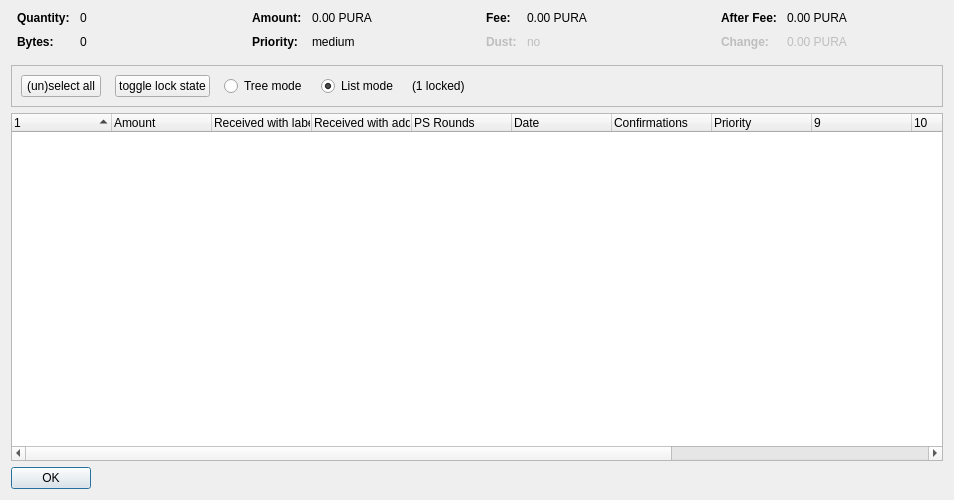
<?xml version="1.0" encoding="UTF-8"?>
<ui version="4.0">
 <class>CoinControlDialog</class>
 <widget class="QDialog" name="CoinControlDialog">
  <property name="geometry">
   <rect>
    <x>0</x>
    <y>0</y>
    <width>954</width>
    <height>500</height>
   </rect>
  </property>
  <property name="windowTitle">
   <string>Coin Selection</string>
  </property>
  <layout class="QVBoxLayout" name="verticalLayout">
   <item>
    <layout class="QHBoxLayout" name="horizontalLayoutTop" stretch="0,0,0,0">
     <property name="topMargin">
      <number>0</number>
     </property>
     <property name="bottomMargin">
      <number>10</number>
     </property>
     <item>
      <layout class="QFormLayout" name="formLayoutCoinControl1">
       <property name="horizontalSpacing">
        <number>10</number>
       </property>
       <property name="verticalSpacing">
        <number>10</number>
       </property>
       <property name="leftMargin">
        <number>6</number>
       </property>
       <property name="rightMargin">
        <number>6</number>
       </property>
       <item row="0" column="0">
        <widget class="QLabel" name="labelCoinControlQuantityText">
         <property name="font">
          <font>
           <weight>75</weight>
           <bold>true</bold>
          </font>
         </property>
         <property name="text">
          <string>Quantity:</string>
         </property>
        </widget>
       </item>
       <item row="0" column="1">
        <widget class="QLabel" name="labelCoinControlQuantity">
         <property name="cursor">
          <cursorShape>IBeamCursor</cursorShape>
         </property>
         <property name="contextMenuPolicy">
          <enum>Qt::ActionsContextMenu</enum>
         </property>
         <property name="text">
          <string notr="true">0</string>
         </property>
         <property name="textInteractionFlags">
          <set>Qt::LinksAccessibleByMouse|Qt::TextSelectableByKeyboard|Qt::TextSelectableByMouse</set>
         </property>
        </widget>
       </item>
       <item row="1" column="0">
        <widget class="QLabel" name="labelCoinControlBytesText">
         <property name="font">
          <font>
           <weight>75</weight>
           <bold>true</bold>
          </font>
         </property>
         <property name="text">
          <string>Bytes:</string>
         </property>
        </widget>
       </item>
       <item row="1" column="1">
        <widget class="QLabel" name="labelCoinControlBytes">
         <property name="cursor">
          <cursorShape>IBeamCursor</cursorShape>
         </property>
         <property name="contextMenuPolicy">
          <enum>Qt::ActionsContextMenu</enum>
         </property>
         <property name="text">
          <string notr="true">0</string>
         </property>
         <property name="textInteractionFlags">
          <set>Qt::LinksAccessibleByMouse|Qt::TextSelectableByKeyboard|Qt::TextSelectableByMouse</set>
         </property>
        </widget>
       </item>
      </layout>
     </item>
     <item>
      <layout class="QFormLayout" name="formLayoutCoinControl2">
       <property name="horizontalSpacing">
        <number>10</number>
       </property>
       <property name="verticalSpacing">
        <number>10</number>
       </property>
       <property name="leftMargin">
        <number>6</number>
       </property>
       <property name="rightMargin">
        <number>6</number>
       </property>
       <item row="0" column="0">
        <widget class="QLabel" name="labelCoinControlAmountText">
         <property name="font">
          <font>
           <weight>75</weight>
           <bold>true</bold>
          </font>
         </property>
         <property name="text">
          <string>Amount:</string>
         </property>
        </widget>
       </item>
       <item row="0" column="1">
        <widget class="QLabel" name="labelCoinControlAmount">
         <property name="cursor">
          <cursorShape>IBeamCursor</cursorShape>
         </property>
         <property name="contextMenuPolicy">
          <enum>Qt::ActionsContextMenu</enum>
         </property>
         <property name="text">
          <string notr="true">0.00 PURA</string>
         </property>
         <property name="textInteractionFlags">
          <set>Qt::LinksAccessibleByMouse|Qt::TextSelectableByKeyboard|Qt::TextSelectableByMouse</set>
         </property>
        </widget>
       </item>
       <item row="1" column="0">
        <widget class="QLabel" name="labelCoinControlPriorityText">
         <property name="font">
          <font>
           <weight>75</weight>
           <bold>true</bold>
          </font>
         </property>
         <property name="text">
          <string>Priority:</string>
         </property>
        </widget>
       </item>
       <item row="1" column="1">
        <widget class="QLabel" name="labelCoinControlPriority">
         <property name="cursor">
          <cursorShape>IBeamCursor</cursorShape>
         </property>
         <property name="contextMenuPolicy">
          <enum>Qt::ActionsContextMenu</enum>
         </property>
         <property name="text">
          <string>medium</string>
         </property>
         <property name="textInteractionFlags">
          <set>Qt::LinksAccessibleByMouse|Qt::TextSelectableByKeyboard|Qt::TextSelectableByMouse</set>
         </property>
        </widget>
       </item>
      </layout>
     </item>
     <item>
      <layout class="QFormLayout" name="formLayoutCoinControl3">
       <property name="horizontalSpacing">
        <number>10</number>
       </property>
       <property name="verticalSpacing">
        <number>10</number>
       </property>
       <property name="leftMargin">
        <number>6</number>
       </property>
       <property name="rightMargin">
        <number>6</number>
       </property>
       <item row="0" column="0">
        <widget class="QLabel" name="labelCoinControlFeeText">
         <property name="font">
          <font>
           <weight>75</weight>
           <bold>true</bold>
          </font>
         </property>
         <property name="text">
          <string>Fee:</string>
         </property>
        </widget>
       </item>
       <item row="0" column="1">
        <widget class="QLabel" name="labelCoinControlFee">
         <property name="cursor">
          <cursorShape>IBeamCursor</cursorShape>
         </property>
         <property name="contextMenuPolicy">
          <enum>Qt::ActionsContextMenu</enum>
         </property>
         <property name="text">
          <string notr="true">0.00 PURA</string>
         </property>
         <property name="textInteractionFlags">
          <set>Qt::LinksAccessibleByMouse|Qt::TextSelectableByKeyboard|Qt::TextSelectableByMouse</set>
         </property>
        </widget>
       </item>
       <item row="1" column="0">
        <widget class="QLabel" name="labelCoinControlLowOutputText">
         <property name="enabled">
          <bool>false</bool>
         </property>
         <property name="font">
          <font>
           <weight>75</weight>
           <bold>true</bold>
          </font>
         </property>
         <property name="text">
          <string>Dust:</string>
         </property>
        </widget>
       </item>
       <item row="1" column="1">
        <widget class="QLabel" name="labelCoinControlLowOutput">
         <property name="enabled">
          <bool>false</bool>
         </property>
         <property name="cursor">
          <cursorShape>IBeamCursor</cursorShape>
         </property>
         <property name="contextMenuPolicy">
          <enum>Qt::ActionsContextMenu</enum>
         </property>
         <property name="text">
          <string>no</string>
         </property>
         <property name="textInteractionFlags">
          <set>Qt::LinksAccessibleByMouse|Qt::TextSelectableByKeyboard|Qt::TextSelectableByMouse</set>
         </property>
        </widget>
       </item>
      </layout>
     </item>
     <item>
      <layout class="QFormLayout" name="formLayoutCoinControl4">
       <property name="horizontalSpacing">
        <number>10</number>
       </property>
       <property name="verticalSpacing">
        <number>10</number>
       </property>
       <property name="leftMargin">
        <number>6</number>
       </property>
       <property name="rightMargin">
        <number>6</number>
       </property>
       <item row="0" column="0">
        <widget class="QLabel" name="labelCoinControlAfterFeeText">
         <property name="font">
          <font>
           <weight>75</weight>
           <bold>true</bold>
          </font>
         </property>
         <property name="text">
          <string>After Fee:</string>
         </property>
        </widget>
       </item>
       <item row="0" column="1">
        <widget class="QLabel" name="labelCoinControlAfterFee">
         <property name="cursor">
          <cursorShape>IBeamCursor</cursorShape>
         </property>
         <property name="contextMenuPolicy">
          <enum>Qt::ActionsContextMenu</enum>
         </property>
         <property name="text">
          <string notr="true">0.00 PURA</string>
         </property>
         <property name="textInteractionFlags">
          <set>Qt::LinksAccessibleByMouse|Qt::TextSelectableByKeyboard|Qt::TextSelectableByMouse</set>
         </property>
        </widget>
       </item>
       <item row="1" column="0">
        <widget class="QLabel" name="labelCoinControlChangeText">
         <property name="enabled">
          <bool>false</bool>
         </property>
         <property name="font">
          <font>
           <weight>75</weight>
           <bold>true</bold>
          </font>
         </property>
         <property name="text">
          <string>Change:</string>
         </property>
        </widget>
       </item>
       <item row="1" column="1">
        <widget class="QLabel" name="labelCoinControlChange">
         <property name="enabled">
          <bool>false</bool>
         </property>
         <property name="cursor">
          <cursorShape>IBeamCursor</cursorShape>
         </property>
         <property name="contextMenuPolicy">
          <enum>Qt::ActionsContextMenu</enum>
         </property>
         <property name="text">
          <string notr="true">0.00 PURA</string>
         </property>
         <property name="textInteractionFlags">
          <set>Qt::LinksAccessibleByMouse|Qt::TextSelectableByKeyboard|Qt::TextSelectableByMouse</set>
         </property>
        </widget>
       </item>
      </layout>
     </item>
    </layout>
   </item>
   <item>
    <widget class="QFrame" name="frame">
     <property name="minimumSize">
      <size>
       <width>0</width>
       <height>40</height>
      </size>
     </property>
     <property name="frameShape">
      <enum>QFrame::StyledPanel</enum>
     </property>
     <property name="frameShadow">
      <enum>QFrame::Sunken</enum>
     </property>
     <layout class="QHBoxLayout" name="horizontalLayout">
      <item>
       <layout class="QHBoxLayout" name="horizontalLayoutPanel" stretch="0,0,0,0,0,0">
        <property name="spacing">
         <number>14</number>
        </property>
        <item>
         <widget class="QPushButton" name="pushButtonSelectAll">
          <property name="sizePolicy">
           <sizepolicy hsizetype="Maximum" vsizetype="Fixed">
            <horstretch>0</horstretch>
            <verstretch>0</verstretch>
           </sizepolicy>
          </property>
          <property name="text">
           <string>(un)select all</string>
          </property>
          <property name="autoDefault">
           <bool>false</bool>
          </property>
         </widget>
        </item>
        <item>
         <widget class="QPushButton" name="pushButtonToggleLock">
          <property name="sizePolicy">
           <sizepolicy hsizetype="Maximum" vsizetype="Fixed">
            <horstretch>0</horstretch>
            <verstretch>0</verstretch>
           </sizepolicy>
          </property>
          <property name="text">
           <string>toggle lock state</string>
          </property>
          <property name="autoDefault">
           <bool>false</bool>
          </property>
         </widget>
        </item>
        <item>
         <widget class="QRadioButton" name="radioTreeMode">
          <property name="sizePolicy">
           <sizepolicy hsizetype="Maximum" vsizetype="Fixed">
            <horstretch>0</horstretch>
            <verstretch>0</verstretch>
           </sizepolicy>
          </property>
          <property name="text">
           <string>Tree mode</string>
          </property>
         </widget>
        </item>
        <item>
         <widget class="QRadioButton" name="radioListMode">
          <property name="sizePolicy">
           <sizepolicy hsizetype="Maximum" vsizetype="Fixed">
            <horstretch>0</horstretch>
            <verstretch>0</verstretch>
           </sizepolicy>
          </property>
          <property name="text">
           <string>List mode</string>
          </property>
          <property name="checked">
           <bool>true</bool>
          </property>
         </widget>
        </item>
        <item>
         <widget class="QLabel" name="labelLocked">
          <property name="text">
           <string>(1 locked)</string>
          </property>
         </widget>
        </item>
        <item>
         <spacer name="horizontalSpacer">
          <property name="orientation">
           <enum>Qt::Horizontal</enum>
          </property>
          <property name="sizeHint" stdset="0">
           <size>
            <width>40</width>
            <height>20</height>
           </size>
          </property>
         </spacer>
        </item>
       </layout>
      </item>
     </layout>
    </widget>
   </item>
   <item>
    <widget class="CoinControlTreeWidget" name="treeWidget">
     <property name="contextMenuPolicy">
      <enum>Qt::CustomContextMenu</enum>
     </property>
     <property name="sortingEnabled">
      <bool>false</bool>
     </property>
     <property name="columnCount">
      <number>13</number>
     </property>
     <attribute name="headerShowSortIndicator" stdset="0">
      <bool>true</bool>
     </attribute>
     <attribute name="headerStretchLastSection">
      <bool>false</bool>
     </attribute>
     <column>
      <property name="text">
       <string/>
      </property>
     </column>
     <column>
      <property name="text">
       <string>Amount</string>
      </property>
     </column>
     <column>
      <property name="text">
       <string>Received with label</string>
      </property>
     </column>
     <column>
      <property name="text">
       <string>Received with address</string>
      </property>
     </column>
     <column>
      <property name="text">
       <string>PS Rounds</string>
      </property>
     </column>
     <column>
      <property name="text">
       <string>Date</string>
      </property>
     </column>
     <column>
      <property name="text">
       <string>Confirmations</string>
      </property>
      <property name="toolTip">
       <string>Confirmed</string>
      </property>
     </column>
     <column>
      <property name="text">
       <string>Priority</string>
      </property>
     </column>
     <column>
      <property name="text">
       <string/>
      </property>
     </column>
     <column>
      <property name="text">
       <string/>
      </property>
     </column>
     <column>
      <property name="text">
       <string/>
      </property>
     </column>
     <column>
      <property name="text">
       <string/>
      </property>
     </column>
     <column>
      <property name="text">
       <string/>
      </property>
     </column>
    </widget>
   </item>
   <item>
    <widget class="QDialogButtonBox" name="buttonBox">
     <property name="sizePolicy">
      <sizepolicy hsizetype="Maximum" vsizetype="Fixed">
       <horstretch>0</horstretch>
       <verstretch>0</verstretch>
      </sizepolicy>
     </property>
     <property name="orientation">
      <enum>Qt::Horizontal</enum>
     </property>
     <property name="standardButtons">
      <set>QDialogButtonBox::Ok</set>
     </property>
    </widget>
   </item>
  </layout>
 </widget>
 <customwidgets>
  <customwidget>
   <class>CoinControlTreeWidget</class>
   <extends>QTreeWidget</extends>
   <header>coincontroltreewidget.h</header>
  </customwidget>
 </customwidgets>
 <resources/>
 <connections/>
</ui>
